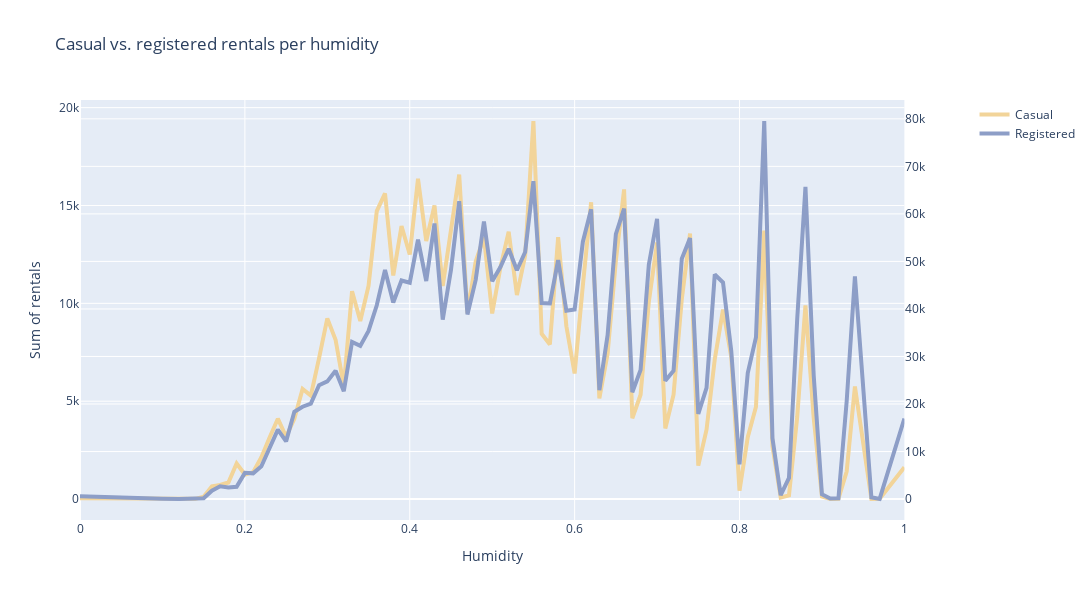

The cell this chart's notebook holds for it:
### Code cell
df_casual_reg_humid = hour_df.groupby(['humidity']).agg({'casual': 'sum', 'registered': 'sum'}).reset_index()
df_casual_reg_humid.rename(columns={'casual': 'casual_sum', 'registered': 'registered_sum'}, inplace=True)

fig = make_subplots(specs=[[{"secondary_y": True}]])
fig.add_trace(go.Scatter(x=df_casual_reg_humid.humidity, y=df_casual_reg_humid.casual_sum, name='Casual', line=dict(color='#F2D499', width=4)))
fig.add_trace(go.Scatter(x=df_casual_reg_humid.humidity, y=df_casual_reg_humid.registered_sum, name='Registered', line=dict(color='#8D9EC7', width=4)), secondary_y=True)
fig.update_layout(title='Casual vs. registered rentals per humidity', xaxis_title='Humidity', yaxis_title='Sum of rentals')
fig.update_layout(height=600, width=1250)
fig.show()
